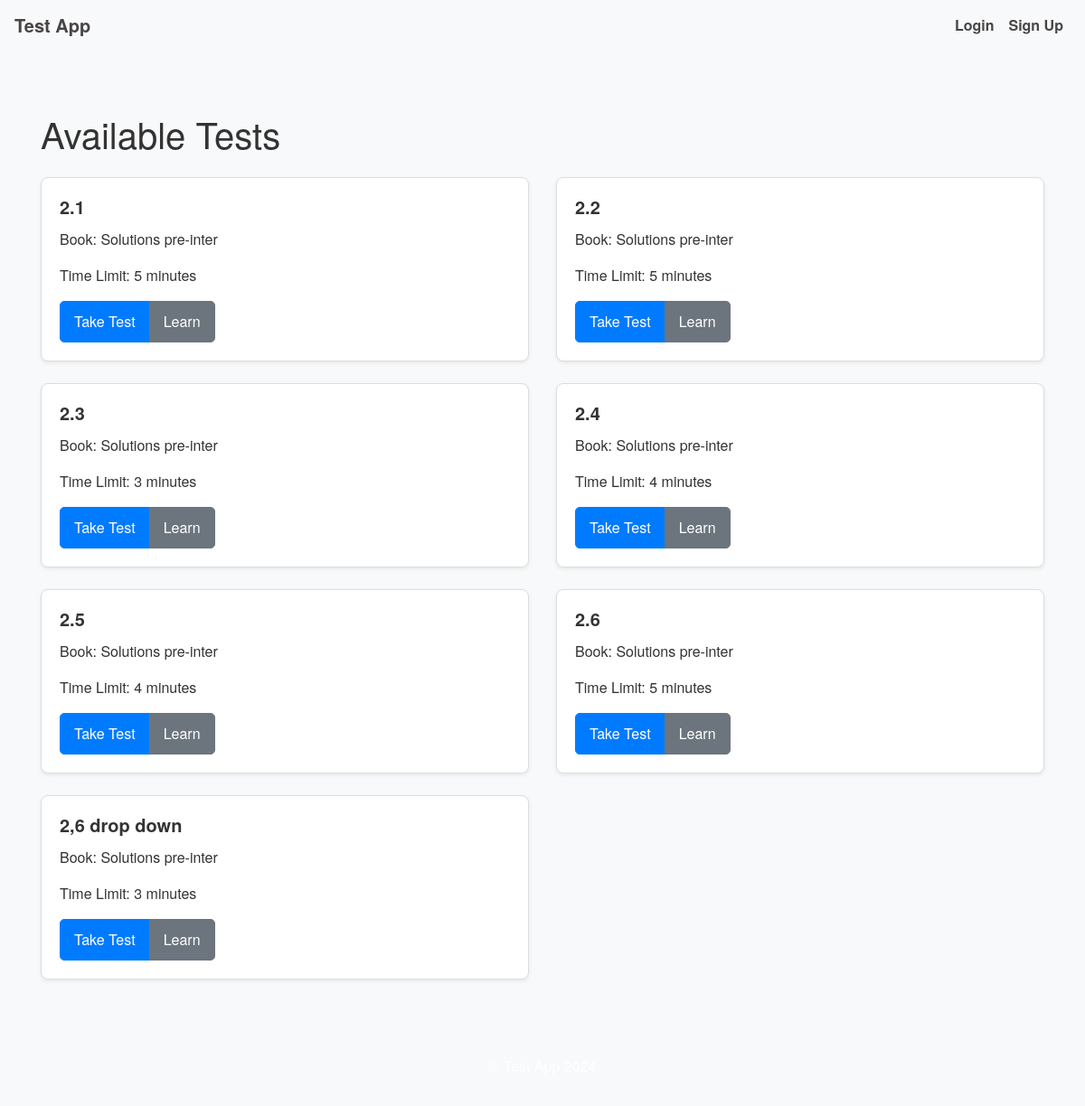
Screenshot of /book/1 with the database file from the repository.
### app.py (models this page shows)
class Test(db.Model):
    __tablename__ = 'test'  # Explicitly specify table name
    id = db.Column(db.Integer, primary_key=True)
    name = db.Column(db.String(150), nullable=False)
    content = db.Column(db.Text, nullable=False)
    book_id = db.Column(db.Integer, db.ForeignKey('book.id'), nullable=False)
    time_limit = db.Column(db.Integer, nullable=True)  # Time limit in minutes
    test_results = db.relationship('TestResult', backref='test', lazy=True)
    created_by = db.Column(db.Integer, db.ForeignKey('user.id'), nullable=False)

class Book(db.Model):
    __tablename__ = 'book'  # Explicitly specify table name
    id = db.Column(db.Integer, primary_key=True)
    title = db.Column(db.String(150), nullable=False)
    tests = db.relationship('Test', backref='book', lazy=True)

### app.py (the view)
@app.route('/book/<int:book_id>')
def book_tests(book_id):
    book = Book.query.get_or_404(book_id)
    tests = Test.query.filter_by(book_id=book.id).all()  # Fetch all tests for the specific book
    return render_template('book_tests.html', book=book, tests=tests)

### app.py (called while the page is built)
@app.context_processor
def inject_csrf_token():
    return dict(csrf_token=generate_csrf())

### templates/book_tests.html (shortened to what this page needs)
{% extends "base.html" %}
{% block content %}
  <h1 class="my-4">Available Tests</h1>
  <div class="row">
    {% for test in tests %}
      <div class="col-12 col-md-6 mb-4">
        <div class="card h-100 shadow-sm">
          <div class="card-body">
            <h5 class="card-title">{{ test.name }}</h5>
            <p>Book: {{ test.book.title }}</p>
            {% if test.time_limit %}
              <p>Time Limit: {{ test.time_limit }} minutes</p>
            {% else %}
              <p>No Time Limit</p>
            {% endif %}
            <div class="btn-group" role="group">
              <a href="{{ url_for('take_test', test_id=test.id) }}" class="btn btn-primary btn-sm">Take Test</a>
              <a href="{{ url_for('learn_test', test_id=test.id) }}" class="btn btn-secondary">Learn</a>
        </div>
      </div>
    </div>
  </div>
{% else %}
  <p>No tests available.</p>
{% endfor %}
</div>
{% endblock %}

### static/styles.css (style rules this page uses)
body { font-family: 'Helvetica Neue', Arial, sans-serif; background-color: #f8f9fa; color: #333; }
.card { border: 1px solid #ddd; border-radius: 8px; transition: transform 0.2s ease-in-out; }
.card-title { font-size: 1.25rem; font-weight: bold; }
.btn { font-size: 1rem; padding: 10px 15px; border-radius: 5px; }
.btn-primary { background-color: #007bff; border-color: #007bff; }
@media (min-width: 769px) { .card { transition: transform 0.2s ease-in-out; } }

### rows the page displays
Test: name "2.1", book "Solutions pre-inter", time_limit "5"
Test: name "2.2", book "Solutions pre-inter", time_limit "5"
Test: name "2.3", book "Solutions pre-inter", time_limit "3"
Test: name "2.4", book "Solutions pre-inter", time_limit "4"
Test: name "2.5", book "Solutions pre-inter", time_limit "4"
Test: name "2.6", book "Solutions pre-inter", time_limit "5"
Test: name "2,6 drop down", book "Solutions pre-inter", time_limit "3"
